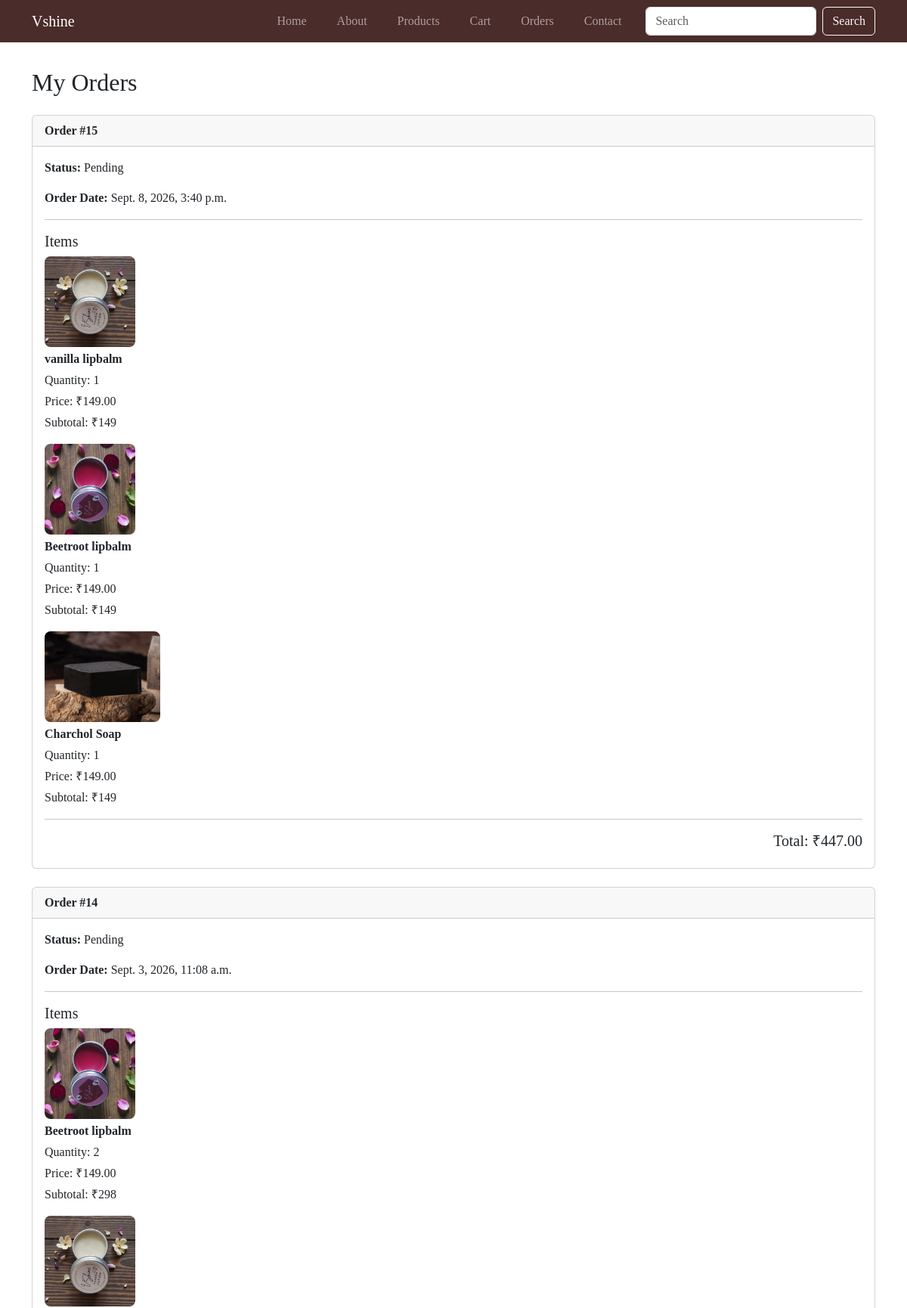
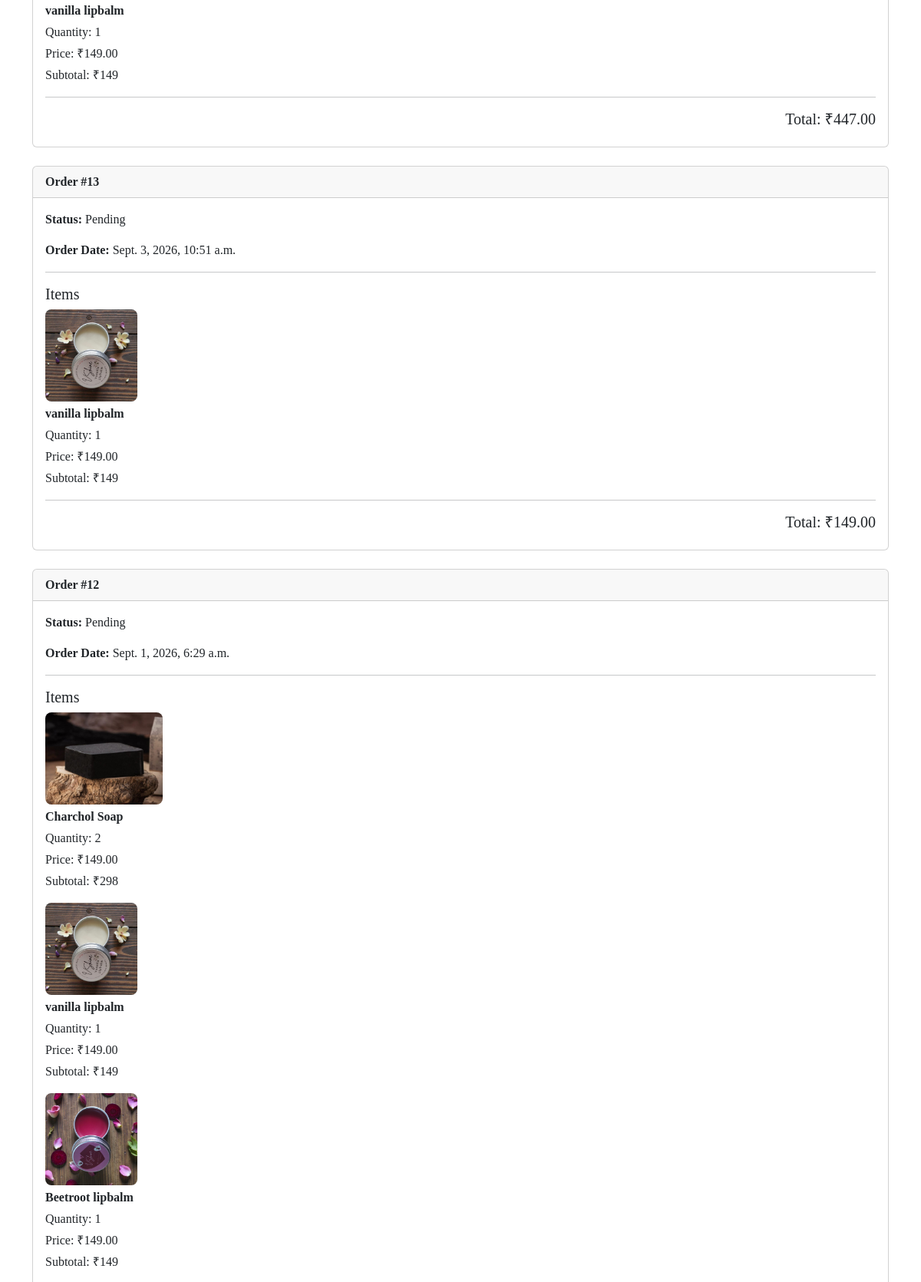
/My_orders/ (signed in, upper part), run on the app's committed database (2 pictures, top to bottom).
### orders/models.py (models this page shows, shortened)
class Order(models.Model):
    user = models.ForeignKey(User, on_delete=models.CASCADE)
    created_at = models.DateTimeField(auto_now_add=True)
    total_amount = models.DecimalField(max_digits=10, decimal_places=2)
    status = models.CharField(max_length=20, default="Pending")

class OrderItem(models.Model):
    order = models.ForeignKey(Order, on_delete=models.CASCADE, related_name="items")
    product = models.ForeignKey(Products, on_delete=models.CASCADE)
    quantity = models.PositiveIntegerField()
    price = models.DecimalField(max_digits=10, decimal_places=2)

### products/models.py (models this page shows, shortened)
class Products(models.Model):
    name = models.CharField(max_length=100)
    description = models.CharField(max_length=500)
    price = models.DecimalField(max_digits=6, decimal_places=2, default=0.00)
    stock = models.IntegerField()
    image =  models.ImageField(upload_to='products/')
    category = models.ForeignKey(Catagories,on_delete=models.PROTECT,related_name='products',null=True,blank=True
)

### orders/views.py (the view)
# urls.py: path("My_orders/", views.my_orders, name='my_orders'),
def my_orders(request):
    orders = Order.objects.filter(
        user=request.user
    ).order_by("-created_at")
    return render(
        request,
        'orders.html',
        {'orders': orders}
    )

### orders/templates/orders.html (shortened to what this page needs)
{% extends 'home.html' %}
{% block content %}
<div class="container" style="padding-top: 90px; font-family: cursive;">
    <h2 class="mb-4">My Orders</h2>
    {% for order in orders %}
    <div class="card mb-4">
        <div class="card-header">
            <strong>Order #{{ order.id }}</strong>
        </div>
        <div class="card-body">
            <p>
                <strong>Status:</strong>
                {{ order.status }}
            </p>
            <p>
                <strong>Order Date:</strong>
                {{ order.created_at }}
            </p>
            <hr>
            <h5>Items</h5>
            {% for item in order.items.all %}
            <div class="mb-3">
                <p class="mb-1">
                    <img src="{{ item.product.image.url }}" class="img-fluid rounded-3"
                        style="height:120px; object-fit:cover;">
                </p>
                <p class="mb-1">
                    <strong>{{ item.product.name }}</strong>
                </p>
                <p class="mb-1">
                    Quantity: {{ item.quantity }}
                </p>
                <p class="mb-1">
                    Price: ₹{{ item.price }}
                </p>
                <p>
                    Subtotal:
                    ₹{% widthratio item.price 1 item.quantity %}
                </p>
            </div>
            {% empty %}
            <p>No items found.</p>
            {% endfor %}
            <hr>
            <div class="text-end">
                <h5>
                    Total: ₹{{ order.total_amount }}
                </h5>
            </div>
        </div>
    </div>
    {% empty %}
    <div class="alert alert-info">
        You haven't placed any orders yet.
    </div>
    {% endfor %}
</div>
{% endblock %}

### data on the page
Order: id "15", status "Pending", created_at "Sept. 8, 2026, 3:40 p.m.", total_amount "447.00"
OrderItem: product.image (picture), product.name "vanilla lipbalm", quantity "1", price "149.00", price+quantity "149"
OrderItem: product.image (picture), product.name "Beetroot lipbalm", quantity "1", price "149.00", price+quantity "149"
OrderItem: product.image (picture), product.name "Charchol Soap", quantity "1", price "149.00", price+quantity "149"
Order: id "14", status "Pending", created_at "Sept. 3, 2026, 11:08 a.m.", total_amount "447.00"
OrderItem: product.image (picture), product.name "Beetroot lipbalm", quantity "2", price "149.00", price+quantity "298"
OrderItem: product.image (picture), product.name "vanilla lipbalm", quantity "1", price "149.00", price+quantity "149"
Order: id "13", status "Pending", created_at "Sept. 3, 2026, 10:51 a.m.", total_amount "149.00"
OrderItem: product.image (picture), product.name "vanilla lipbalm", quantity "1", price "149.00", price+quantity "149"
Order: id "12", status "Pending", created_at "Sept. 1, 2026, 6:29 a.m."
OrderItem: product.image (picture), product.name "Charchol Soap", quantity "2", price "149.00", price+quantity "298"
OrderItem: product.image (picture), product.name "vanilla lipbalm", quantity "1", price "149.00", price+quantity "149"
OrderItem: product.image (picture), product.name "Beetroot lipbalm", quantity "1", price "149.00", price+quantity "149"
